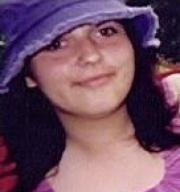
#> input picture files/file0019.jpg, 180 x 192 px; its folder holds only this picture in this run
$ python preprocessing.py
#> lines starting #> are read from the running program, lines starting #| are printed output that depends on the picture
import cv2
import glob
import os


def crop_image(image_paths):
    face_classifier = cv2.CascadeClassifier(
    cv2.data.haarcascades + "haarcascade_frontalface_default.xml"
    )
    crop_img = []
    for path in image_paths:
        img = cv2.imread(path)
        if img is not None:
            gray_img = cv2.cvtColor(img, cv2.COLOR_BGR2GRAY)
            face = face_classifier.detectMultiScale(
                gray_img, scaleFactor=1.1, minNeighbors=4, minSize=(30, 30)
            )
            if len(face) > 0:
                largest_face = max(face, key=lambda rect: rect[2] * rect[3])
                x, y, w, h = largest_face
                croped_img = img[y:y+h, x:x+w]
                # Draw the merged box
                #rect_img = cv2.rectangle(img, (x, y), (x + w, y + h), (0, 255, 0), 4)
                crop_img.append(croped_img)
                #cv2.imshow('faces', img)
                #cv2.waitKey(200)
                #cv2.destroyAllWindows()
            else:
                crop_img.append(img)
        else:
            print(f"Failed to load: {path}")
    return crop_img


def save_images(images, filename):
    output_dir = filename
    os.makedirs(output_dir, exist_ok=True)
    for idx, img in enumerate(images):
        file_name = os.path.join(output_dir, f'image_{idx+1}.jpg')
        success = cv2.imwrite(file_name, img)
        # [4 lines of commented-out code are left out]


def resize_crop_img(images, target_w, target_h):
    resized_img = []
    for img in images:
        h, w = img.shape[:2]

        # Scale to fit target size while maintaining aspect ratio
        scale = min(target_w / w, target_h / h)
        new_w, new_h = int(w * scale), int(h * scale)
        resized = cv2.resize(img, (new_w, new_h), interpolation=cv2.INTER_AREA)

        # Create new image and paste resized in the center
        delta_w = target_w - new_w
        delta_h = target_h - new_h
        top, bottom = delta_h // 2, delta_h - (delta_h // 2)
        left, right = delta_w // 2, delta_w - (delta_w // 2)

        color = [0, 0, 0]  # black padding
        padded = cv2.copyMakeBorder(resized, top, bottom, left, right, cv2.BORDER_CONSTANT, value=color)
        resized_img.append(padded)
    return resized_img


def main():
    image_paths = glob.glob('files/*.jpg')
    crop_images = crop_image(image_paths)
#> in crop_image, img is the input picture: shape (192, 180, 3); mean B, G, R 97.3, 77, 110.9
#> in crop_image, `gray_img = cv2.cvtColor(img, cv2.COLOR_BGR2GRAY)`:
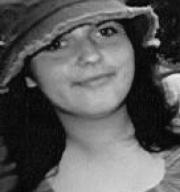
#> gray_img: shape (192, 180); min 2, max 236, mean 89.4
#> in crop_image, `face = face_classifier.detectMultiScale( gray_img, scaleFactor=1.1, mi..`: face = ()
#> crop_images = 1 item
    save_images(crop_images, filename='cropped_images')
#> the loop in save_images, `for idx, img in enumerate(images):` made 1 pass
    target_w, target_h = (256,256)
    resized_images = resize_crop_img(crop_images, target_w, target_h)
#> the loop in resize_crop_img, `for img in images:` made 1 pass
#> (h, w, scale, new_w, new_h, delta_w, delta_h, top) on pass 1: (192, 180, 1.33, 240, 256, 16, 0, 0)
#> pass 1, in resize_crop_img, `padded = cv2.copyMakeBorder(resized, top, bottom, left, right, cv2.BOR..`:
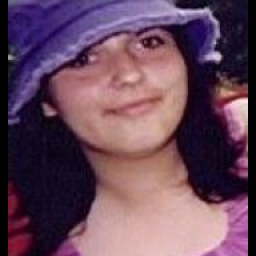
#> padded: shape (256, 256, 3); mean B, G, R 91.1, 72.1, 103.9
#> resized_images = 1 item
    save_images(resized_images, filename='processed_images')
#> the loop in save_images (call 2), `for idx, img in enumerate(images):` made 1 pass


if __name__ == '__main__':
    main()

$ run again, on files/file0077.jpg
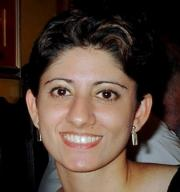
#> input picture files/file0077.jpg, 180 x 192 px
#> in crop_image, img is the input picture: shape (192, 180, 3); mean B, G, R 55.4, 65.2, 83
#> in crop_image, `gray_img = cv2.cvtColor(img, cv2.COLOR_BGR2GRAY)`:
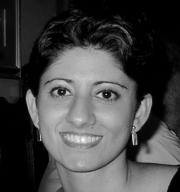
#> gray_img: shape (192, 180); min 0, max 252, mean 69.4
#> face = [[25, 51, 117, 117]]
#> largest_face = [25, 51, 117, 117]
#> in crop_image, `x, y, w, h = largest_face`: x = 25; y = 51; w = 117
#> in crop_image, `croped_img = img[y:y+h, x:x+w]`:
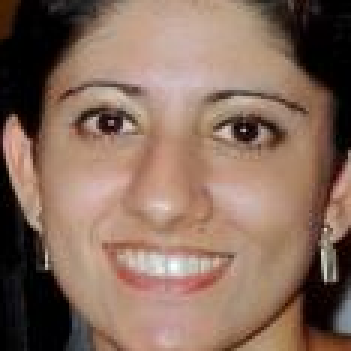
#> croped_img: shape (117, 117, 3) (shown 3 times larger); mean B, G, R 92.7, 107.6, 134.9
#> crop_images = 1 item
#> the loop in save_images, `for idx, img in enumerate(images):` made 1 pass
#> the loop in resize_crop_img, `for img in images:` made 1 pass
#> (h, w, scale, new_w, new_h, delta_w, delta_h, top) on pass 1: (117, 117, 2.19, 256, 256, 0, 0, 0)
#> the loop in save_images (call 2), `for idx, img in enumerate(images):` made 1 pass

$ run again, on files/file0106.jpg
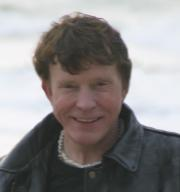
#> input picture files/file0106.jpg, 180 x 192 px
#> in crop_image, img is the input picture: shape (192, 180, 3); mean B, G, R 136.5, 136.5, 139.5
#> in crop_image, `gray_img = cv2.cvtColor(img, cv2.COLOR_BGR2GRAY)`:
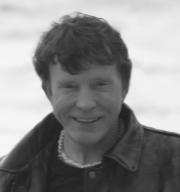
#> gray_img: shape (192, 180); min 27, max 254, mean 137.4
#> face = [[42, 56, 82, 82]]
#> largest_face = [42, 56, 82, 82]
#> in crop_image, `x, y, w, h = largest_face`: x = 42; y = 56; w = 82
#> in crop_image, `croped_img = img[y:y+h, x:x+w]`:
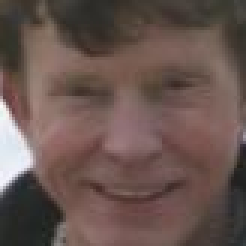
#> croped_img: shape (82, 82, 3) (shown 3 times larger); mean B, G, R 79.3, 84.7, 104.4
#> crop_images = 1 item
#> the loop in save_images, `for idx, img in enumerate(images):` made 1 pass
#> the loop in resize_crop_img, `for img in images:` made 1 pass
#> (h, w, scale, new_w, new_h, delta_w, delta_h, top) on pass 1: (82, 82, 3.12, 256, 256, 0, 0, 0)
#> the loop in save_images (call 2), `for idx, img in enumerate(images):` made 1 pass

$ run again, on files/file0178.jpg
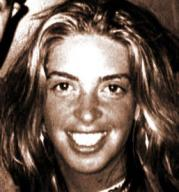
#> input picture files/file0178.jpg, 179 x 192 px
#> in crop_image, img is the input picture: shape (192, 179, 3); mean B, G, R 78.1, 88.6, 106.2
#> in crop_image, `gray_img = cv2.cvtColor(img, cv2.COLOR_BGR2GRAY)`:
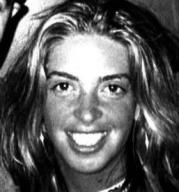
#> gray_img: shape (192, 179); min 0, max 255, mean 92.6
#> face = [[29, 43, 118, 118]]
#> largest_face = [29, 43, 118, 118]
#> in crop_image, `x, y, w, h = largest_face`: x = 29; y = 43; w = 118
#> crop_images = 1 item
#> the loop in save_images, `for idx, img in enumerate(images):` made 1 pass
#> the loop in resize_crop_img, `for img in images:` made 1 pass
#> (h, w, scale, new_w, new_h, delta_w, delta_h, top) on pass 1: (118, 118, 2.17, 256, 256, 0, 0, 0)
#> pass 1, in resize_crop_img, `resized = cv2.resize(img, (new_w, new_h), interpolation=cv2.INTER_AREA)`:
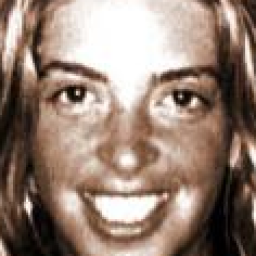
#> resized: shape (256, 256, 3); mean B, G, R 116.7, 129.3, 150.3
#> the loop in save_images (call 2), `for idx, img in enumerate(images):` made 1 pass

$ run again, on files/file0048.jpg
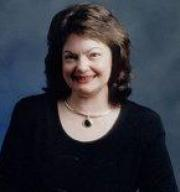
#> input picture files/file0048.jpg, 180 x 192 px
#> in crop_image, img is the input picture: shape (192, 180, 3); mean B, G, R 63.2, 54, 51.9
#> in crop_image, `gray_img = cv2.cvtColor(img, cv2.COLOR_BGR2GRAY)`:
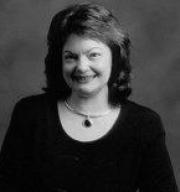
#> gray_img: shape (192, 180); min 0, max 234, mean 54.4
#> face = [[56, 33, 59, 59]]
#> largest_face = [56, 33, 59, 59]
#> in crop_image, `x, y, w, h = largest_face`: x = 56; y = 33; w = 59
#> in crop_image, `croped_img = img[y:y+h, x:x+w]`:
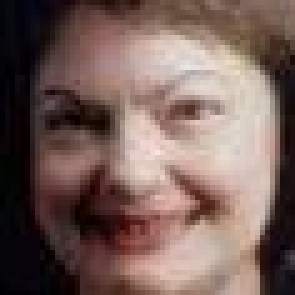
#> croped_img: shape (59, 59, 3) (shown 5 times larger); mean B, G, R 90.1, 96.2, 119.3
#> crop_images = 1 item
#> the loop in save_images, `for idx, img in enumerate(images):` made 1 pass
#> the loop in resize_crop_img, `for img in images:` made 1 pass
#> (h, w, scale, new_w, new_h, delta_w, delta_h, top) on pass 1: (59, 59, 4.34, 256, 256, 0, 0, 0)
#> the loop in save_images (call 2), `for idx, img in enumerate(images):` made 1 pass
